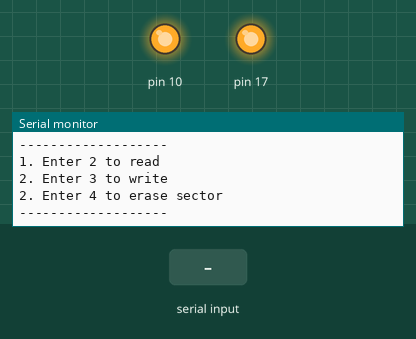
A sketch run on a simulated Arduino Uno, built with avr-gcc and run on an emulated ATmega328P. Parts: output pins drawn as LEDs (lit = HIGH), the last lines printed to the serial monitor. Inputs (shaded band) come from the test bench. Pins used as bus, display or sensor lines are not drawn.

Above: at 1.2 s.
1.3 s: "2\n" received over Serial
At 2.1 s:
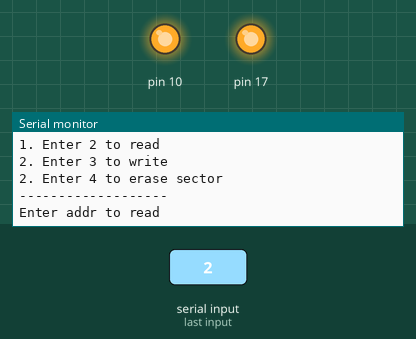
3.8 s: "3\n" received over Serial
At 4.6 s:
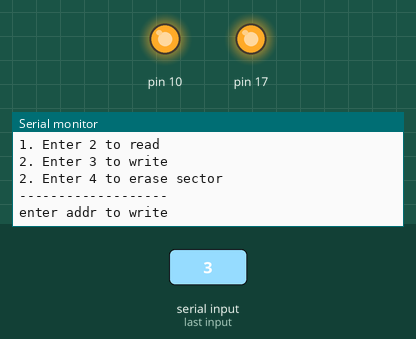
6.3 s: "4\n" received over Serial
At 7.1 s:
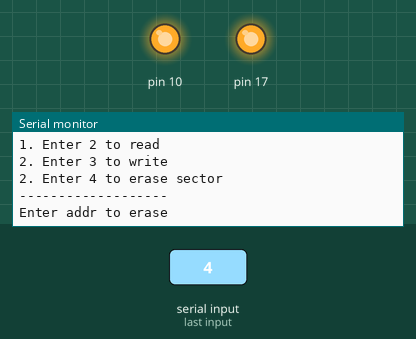

The sketch:

flash_test.ino
```cpp
#include "FlashMemory.h"

#define FLASH_CS 16//15//26
#define FLASH_HOLD 17//2
#define FLASH_SPEED 1000000  //1000000

#define NRF_CSN_PIN 12

uint32_t addr = 0;
uint8_t buf[8]={1,2,3,4,5,6,7,8};
uint8_t readbuf[8]={5,5,5,5,5,6,6,6};
uint8_t commandNo;

uint8_t pageBuf[256];


Flash flash(FLASH_CS,FLASH_HOLD);

void gpioBegin()
{
  pinMode(FLASH_CS,OUTPUT);
//  pinMode(NRF_CSN_PIN,OUTPUT);
//  digitalWrite(NRF_CSN_PIN,HIGH);
  digitalWrite(FLASH_CS,HIGH); //HIGH
}

void setup() {
  Serial.begin(115200);
  Serial.println("start");
  gpioBegin();
  flash.begin(FLASH_SPEED);

//  Serial.println("erasing...........");
//  flash.eraseSector(0);
  instruction();

}

void loop()
{
  if (Serial.available() > 0)
  {
    commandNo = Serial.parseInt();

    switch(commandNo)
    {
      case 1:
      instruction();
      break;

      case 2:
        read();
//          Serial.println("Enter addr to read");
//          while(!Serial.available());
//          addr = Serial.parseInt();
//          Serial.print("Addr: ");
//          Serial.println(addr);
//          flash.read(addr, readbuf, 8);
//          Serial.print("readBUF:  ");
//          for(int i =0; i<8; i++)
//          {
//            Serial.print(readbuf[i]);
//            Serial.print(" ");
//          }
//          Serial.println("");
  instruction();
      break;
      case 3:
        write();
      break;
      case 4:
        erase();
       break;
    }

  }


}

void instruction()
{
  Serial.println("-------------------");
  Serial.println("1. Enter 2 to read");
  Serial.println("2. Enter 3 to write");
  Serial.println("2. Enter 4 to erase sector");
  Serial.println("-------------------");
}

void read()
{
  Serial.println("Enter addr to read");
  while(!Serial.available());
  addr = Serial.parseInt();
  Serial.print("Addr: ");
  Serial.println(addr);
  flash.read(addr, readbuf, 8);
  Serial.print("readBUF:  ");
  for(int i =0; i<8; i++)
  {
  Serial.print(readbuf[i]);
  Serial.print(" ");
  }
  Serial.println("");
}

void write()
{
  Serial.println("enter addr to write");
  while(!Serial.available());
  addr = Serial.parseInt();
  Serial.print("Addr: ");
  Serial.println(addr);
  for(int i =0; i<8; i++)
  {
    buf[i] = 2+i;
  }

  flash.write(addr, buf, 8);
  Serial.println("writing complete");
  flash.read(addr, readbuf, 8);
  Serial.print("readBUF:  ");
  for(int i =0; i<8; i++)
  {
    Serial.print(readbuf[i]);
    Serial.print(" ");
  }
  Serial.println("");
  instruction();
}

void erase()
{
  Serial.println("Enter addr to erase");
  while(!Serial.available());
  addr = Serial.parseInt();
  Serial.print("Addr: ");
  Serial.println(addr);
  flash.eraseSector(addr);
  uint32_t curPage = addr>>8;
  Serial.print("current page: "); Serial.println(curPage);
  flash.dumpPage(curPage, pageBuf);
  instruction();

}
```

Measured:
- after the input at 1.3 s, the serial monitor: prints a new line at once (image 1)
- after the input at 3.8 s, the serial monitor: prints a new line at once (image 2)
- after the input at 6.3 s, the serial monitor: prints a new line at once (image 3)
